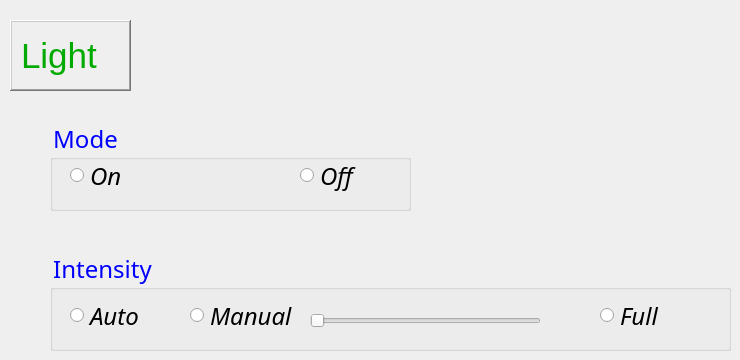
    <widget class="QWidget" name="tab_13">
     <attribute name="title">
      <string>Master Bedroom</string>
     </attribute>
     <widget class="QGroupBox" name="groupBox_37">
      <property name="geometry">
       <rect>
        <x>50</x>
        <y>120</y>
        <width>361</width>
        <height>91</height>
       </rect>
      </property>
      <property name="font">
       <font>
        <family>MV Boli</family>
        <pointsize>18</pointsize>
        <weight>50</weight>
        <italic>false</italic>
        <bold>false</bold>
       </font>
      </property>
      <property name="styleSheet">
       <string notr="true">font: 18pt &quot;MV Boli&quot;;
color: rgb(0, 0, 255);</string>
      </property>
      <property name="title">
       <string>Mode</string>
      </property>
      <property name="flat">
       <bool>false</bool>
      </property>
      <widget class="QRadioButton" name="radioButton_82">
       <property name="geometry">
        <rect>
         <x>20</x>
         <y>20</y>
         <width>81</width>
         <height>71</height>
        </rect>
       </property>
       <property name="font">
        <font>
         <family>Imprint MT Shadow</family>
         <pointsize>18</pointsize>
         <weight>50</weight>
         <italic>true</italic>
         <bold>false</bold>
        </font>
       </property>
       <property name="styleSheet">
        <string notr="true">font: italic 18pt &quot;Imprint MT Shadow&quot;;
color:rgb(0, 0, 0);</string>
       </property>
       <property name="text">
        <string>On</string>
       </property>
      </widget>
      <widget class="QRadioButton" name="radioButton_83">
       <property name="geometry">
        <rect>
         <x>250</x>
         <y>20</y>
         <width>81</width>
         <height>71</height>
        </rect>
       </property>
       <property name="font">
        <font>
         <family>Imprint MT Shadow</family>
         <pointsize>18</pointsize>
         <weight>50</weight>
         <italic>true</italic>
         <bold>false</bold>
        </font>
       </property>
       <property name="styleSheet">
        <string notr="true">font: italic 18pt &quot;Imprint MT Shadow&quot;;
color:rgb(0, 0, 0);</string>
       </property>
       <property name="text">
        <string>Off</string>
       </property>
      </widget>
     </widget>
     <widget class="QLabel" name="labe_23">
      <property name="geometry">
       <rect>
        <x>10</x>
        <y>20</y>
        <width>121</width>
        <height>71</height>
       </rect>
      </property>
      <property name="font">
       <font>
        <family>MS Shell Dlg 2</family>
        <pointsize>26</pointsize>
        <weight>50</weight>
        <italic>false</italic>
        <bold>false</bold>
       </font>
      </property>
      <property name="autoFillBackground">
       <bool>false</bool>
      </property>
      <property name="styleSheet">
       <string notr="true">font: 26pt &quot;MS Shell Dlg 2&quot;;
color: rgb(0, 170, 0);</string>
      </property>
      <property name="frameShape">
       <enum>QFrame::WinPanel</enum>
      </property>
      <property name="frameShadow">
       <enum>QFrame::Raised</enum>
      </property>
      <property name="lineWidth">
       <number>1</number>
      </property>
      <property name="midLineWidth">
       <number>0</number>
      </property>
      <property name="text">
       <string>Light</string>
      </property>
     </widget>
     <widget class="QGroupBox" name="groupBox_38">
      <property name="geometry">
       <rect>
        <x>50</x>
        <y>250</y>
        <width>681</width>
        <height>101</height>
       </rect>
      </property>
      <property name="font">
       <font>
        <family>MV Boli</family>
        <pointsize>18</pointsize>
        <weight>50</weight>
        <italic>false</italic>
        <bold>false</bold>
       </font>
      </property>
      <property name="styleSheet">
       <string notr="true">font: 18pt &quot;MV Boli&quot;;
color: rgb(0, 0, 255);</string>
      </property>
      <property name="title">
       <string>Intensity</string>
      </property>
      <property name="flat">
       <bool>false</bool>
      </property>
      <widget class="QRadioButton" name="radioButton_84">
       <property name="geometry">
        <rect>
         <x>20</x>
         <y>30</y>
         <width>82</width>
         <height>71</height>
        </rect>
       </property>
       <property name="font">
        <font>
         <family>Imprint MT Shadow</family>
         <pointsize>18</pointsize>
         <weight>50</weight>
         <italic>true</italic>
         <bold>false</bold>
        </font>
       </property>
       <property name="styleSheet">
        <string notr="true">font: italic 18pt &quot;Imprint MT Shadow&quot;;
color:rgb(0, 0, 0);</string>
       </property>
       <property name="text">
        <string>Auto</string>
       </property>
       <property name="checked">
        <bool>false</bool>
       </property>
       <property name="autoExclusive">
        <bool>true</bool>
       </property>
      </widget>
      <widget class="QRadioButton" name="radioButton_85">
       <property name="geometry">
        <rect>
         <x>140</x>
         <y>30</y>
         <width>121</width>
         <height>71</height>
        </rect>
       </property>
       <property name="font">
        <font>
         <family>Imprint MT Shadow</family>
         <pointsize>18</pointsize>
         <weight>50</weight>
         <italic>true</italic>
         <bold>false</bold>
        </font>
       </property>
       <property name="styleSheet">
        <string notr="true">font: italic 18pt &quot;Imprint MT Shadow&quot;;
color:rgb(0, 0, 0);</string>
       </property>
       <property name="text">
        <string>Manual</string>
       </property>
      </widget>
      <widget class="QSlider" name="horizontalSlider_14">
       <property name="enabled">
        <bool>false</bool>
       </property>
       <property name="geometry">
        <rect>
         <x>260</x>
         <y>40</y>
         <width>231</width>
         <height>61</height>
        </rect>
       </property>
       <property name="maximumSize">
        <size>
         <width>16777215</width>
         <height>16777215</height>
        </size>
       </property>
       <property name="sizeIncrement">
        <size>
         <width>0</width>
         <height>0</height>
        </size>
       </property>
       <property name="font">
        <font>
         <family>Imprint MT Shadow</family>
         <pointsize>18</pointsize>
         <weight>50</weight>
         <italic>true</italic>
         <bold>false</bold>
        </font>
       </property>
       <property name="styleSheet">
        <string notr="true">font: italic 18pt &quot;Imprint MT Shadow&quot;;
color:rgb(0, 0, 0);</string>
       </property>
       <property name="maximum">
        <number>10</number>
       </property>
       <property name="pageStep">
        <number>1</number>
       </property>
       <property name="sliderPosition">
        <number>0</number>
       </property>
       <property name="orientation">
        <enum>Qt::Horizontal</enum>
       </property>
       <property name="invertedAppearance">
        <bool>false</bool>
       </property>
       <property name="invertedControls">
        <bool>false</bool>
       </property>
      </widget>
      <widget class="QRadioButton" name="radioButton_86">
       <property name="geometry">
        <rect>
         <x>550</x>
         <y>30</y>
         <width>91</width>
         <height>71</height>
        </rect>
       </property>
       <property name="font">
        <font>
         <family>Imprint MT Shadow</family>
         <pointsize>18</pointsize>
         <weight>50</weight>
         <italic>true</italic>
         <bold>false</bold>
        </font>
       </property>
       <property name="styleSheet">
        <string notr="true">font: italic 18pt &quot;Imprint MT Shadow&quot;;
color:rgb(0, 0, 0);</string>
       </property>
       <property name="text">
        <string>Full</string>
       </property>
      </widget>
     </widget>
    </widget>
